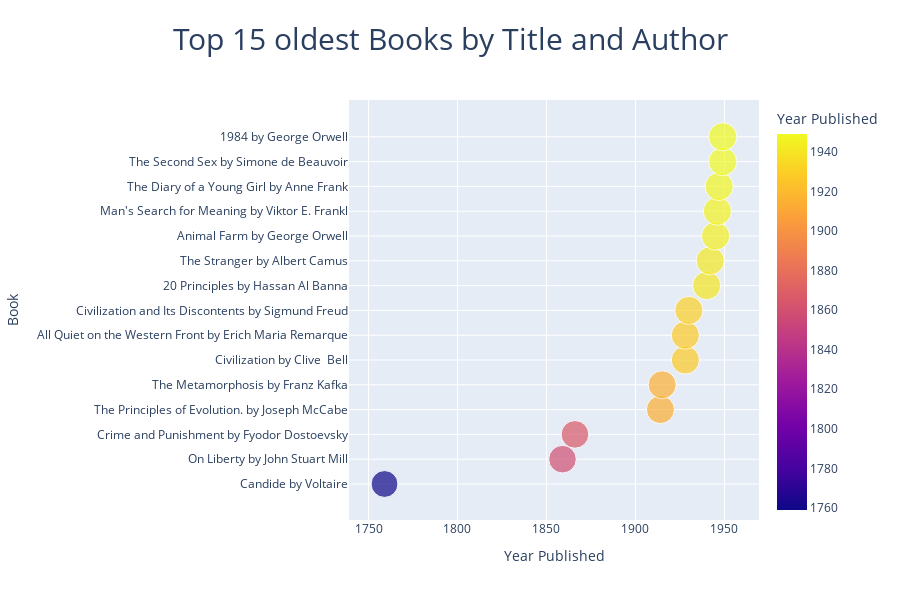

Notebook code for this chart:
### Code cell
# the oldest books Ive ever read 
import pandas as pd
import plotly.express as px

# sort pages in desc order and select the top 10
oldest_books = books.sort_values('Year Published', ascending=True).head(15)

# combine author and title for label
oldest_books['Label'] = oldest_books['Title'] + ' by ' + oldest_books['Author']

# plot chart
fig = px.scatter(
    oldest_books, 
    x='Year Published',
    y='Label',
    color='Year Published',
    size='Year Published',
    title='Top 15 oldest Books by Title and Author',
    height=600,
    hover_data={'Origin': True, 'Genre':True, 'Pages':True}
)

fig.update_layout(
    title_x=0.5,
    title_font_size=30,
    xaxis_title='Year Published',
    yaxis_title='Book',
    yaxis={'categoryorder': 'total ascending'},
    )

fig.show()

### Figure 1 — Plotly figure (JSON) as saved in the notebook; plotly's stock layout.template omitted (floating-point values rounded to 4 significant figures)
{"data": [{"customdata": [["France", "Satire", 129], ["UK", "Philosophy", 187], ["Russia", "Crime", 671], ["UK", "Science", 264], ["Czechia", "Existential", 201], ["UK", "Philosophy", 157], ["Germany", "War", 300], ["Austria", "Psychology", 127], ["Egypt", "Faith", 200], ["Algeria", "Philosophy", 159], ["UK", "Dystopian", 122], ["Austria", "Autobiography", 165], ["Germany", "Autobiography", 283], ["France", "Feminism", 746], ["UK", "Dystopian", 368]], "hovertemplate": "Year Published=%{marker.color}<br>Label=%{y}<br>Origin=%{customdata[0]}<br>Genre=%{customdata[1]}<br>Pages=%{customdata[2]}<extra></extra>", "legendgroup": "", "marker": {"color": [1759, 1859, 1866, 1914, 1915, 1928, 1928, 1930, 1940, 1942, 1945, 1946, 1947, 1949, 1949], "coloraxis": "coloraxis", "size": [1759, 1859, 1866, 1914, 1915, 1928, 1928, 1930, 1940, 1942, 1945, 1946, 1947, 1949, 1949], "sizemode": "area", "sizeref": 4.872, "symbol": "circle"}, "mode": "markers", "name": "", "orientation": "h", "showlegend": false, "type": "scatter", "x": [1759, 1859, 1866, 1914, 1915, 1928, 1928, 1930, 1940, 1942, 1945, 1946, 1947, 1949, 1949], "xaxis": "x", "y": ["Candide by Voltaire", "On Liberty by John Stuart Mill", "Crime and Punishment by Fyodor Dostoevsky", "The Principles of Evolution. by Joseph McCabe", "The Metamorphosis by Franz Kafka", "Civilization by Clive  Bell", "All Quiet on the Western Front by Erich Maria Remarque", "Civilization and Its Discontents by Sigmund Freud", "20 Principles by Hassan Al Banna", "The Stranger by Albert Camus", "Animal Farm by George Orwell", "Man's Search for Meaning by Viktor E. Frankl", "The Diary of a Young Girl by Anne Frank", "The Second Sex by Simone de Beauvoir", "1984 by George Orwell"], "yaxis": "y"}], "layout": {"coloraxis": {"colorbar": {"title": {"text": "Year Published"}}, "colorscale": [[0, "#0d0887"], [0.1111, "#46039f"], [0.2222, "#7201a8"], [0.3333, "#9c179e"], [0.4444, "#bd3786"], [0.5556, "#d8576b"], [0.6667, "#ed7953"], [0.7778, "#fb9f3a"], [0.8889, "#fdca26"], [1, "#f0f921"]]}, "height": 600, "legend": {"itemsizing": "constant", "tracegroupgap": 0}, "title": {"font": {"size": 30}, "text": "Top 15 oldest Books by Title and Author", "x": 0.5}, "xaxis": {"anchor": "y", "domain": [0, 1], "title": {"text": "Year Published"}}, "yaxis": {"anchor": "x", "categoryorder": "total ascending", "domain": [0, 1], "title": {"text": "Book"}}}}
